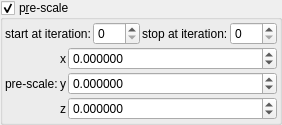
    <widget class="MyGroupBox" name="groupCheck_transf_function_enabled_false">
     <property name="toolTip">
      <string/>
     </property>
     <property name="title">
      <string>p&amp;re-scale</string>
     </property>
     <property name="checkable">
      <bool>true</bool>
     </property>
     <layout class="QVBoxLayout" name="verticalLayout_49">
      <property name="spacing">
       <number>2</number>
      </property>
      <property name="leftMargin">
       <number>2</number>
      </property>
      <property name="topMargin">
       <number>2</number>
      </property>
      <property name="rightMargin">
       <number>2</number>
      </property>
      <property name="bottomMargin">
       <number>2</number>
      </property>
      <item>
       <layout class="QHBoxLayout" name="horizontalLayout_18" stretch="0,1,0,1">
        <item>
         <widget class="QLabel" name="label_99">
          <property name="text">
           <string>start at iteration:</string>
          </property>
         </widget>
        </item>
        <item>
         <widget class="MySpinBox" name="spinboxInt_transf_start_iterations_D">
          <property name="sizePolicy">
           <sizepolicy hsizetype="Minimum" vsizetype="Maximum">
            <horstretch>0</horstretch>
            <verstretch>0</verstretch>
           </sizepolicy>
          </property>
          <property name="minimum">
           <number>0</number>
          </property>
          <property name="maximum">
           <number>999</number>
          </property>
          <property name="value">
           <number>0</number>
          </property>
         </widget>
        </item>
        <item>
         <widget class="QLabel" name="label_69">
          <property name="text">
           <string>stop at iteration:</string>
          </property>
         </widget>
        </item>
        <item>
         <widget class="MySpinBox" name="spinboxInt_transf_stop_iterations_D1">
          <property name="sizePolicy">
           <sizepolicy hsizetype="Preferred" vsizetype="Maximum">
            <horstretch>0</horstretch>
            <verstretch>0</verstretch>
           </sizepolicy>
          </property>
          <property name="maximum">
           <number>999</number>
          </property>
         </widget>
        </item>
       </layout>
      </item>
      <item>
       <layout class="QGridLayout" name="gridLayout_23" columnstretch="0,0,1">
        <property name="spacing">
         <number>2</number>
        </property>
        <item row="0" column="2">
         <widget class="MyDoubleSpinBox" name="spinbox3_transf_scale3D_111_x">
          <property name="sizePolicy">
           <sizepolicy hsizetype="Minimum" vsizetype="Maximum">
            <horstretch>0</horstretch>
            <verstretch>0</verstretch>
           </sizepolicy>
          </property>
          <property name="prefix">
           <string/>
          </property>
          <property name="decimals">
           <number>6</number>
          </property>
          <property name="minimum">
           <double>-99.989999999999995</double>
          </property>
          <property name="singleStep">
           <double>0.100000000000000</double>
          </property>
         </widget>
        </item>
        <item row="1" column="2">
         <widget class="MyDoubleSpinBox" name="spinbox3_transf_scale3D_111_y">
          <property name="sizePolicy">
           <sizepolicy hsizetype="Minimum" vsizetype="Maximum">
            <horstretch>0</horstretch>
            <verstretch>0</verstretch>
           </sizepolicy>
          </property>
          <property name="decimals">
           <number>6</number>
          </property>
          <property name="minimum">
           <double>-99.989999999999995</double>
          </property>
          <property name="maximum">
           <double>99.989999999999995</double>
          </property>
          <property name="singleStep">
           <double>0.100000000000000</double>
          </property>
         </widget>
        </item>
        <item row="0" column="1">
         <widget class="QLabel" name="label_120">
          <property name="text">
           <string notr="true">x</string>
          </property>
         </widget>
        </item>
        <item row="2" column="1">
         <widget class="QLabel" name="label_123">
          <property name="text">
           <string notr="true">z</string>
          </property>
         </widget>
        </item>
        <item row="1" column="1">
         <widget class="QLabel" name="label_121">
          <property name="text">
           <string notr="true">y</string>
          </property>
         </widget>
        </item>
        <item row="1" column="0">
         <widget class="QLabel" name="label_124">
          <property name="text">
           <string>pre-scale:</string>
          </property>
         </widget>
        </item>
        <item row="2" column="2">
         <widget class="MyDoubleSpinBox" name="spinbox3_transf_scale3D_111_z">
          <property name="sizePolicy">
           <sizepolicy hsizetype="Minimum" vsizetype="Maximum">
            <horstretch>0</horstretch>
            <verstretch>0</verstretch>
           </sizepolicy>
          </property>
          <property name="decimals">
           <number>6</number>
          </property>
          <property name="minimum">
           <double>-99.989999999999995</double>
          </property>
          <property name="maximum">
           <double>99.989999999999995</double>
          </property>
          <property name="singleStep">
           <double>0.100000000000000</double>
          </property>
         </widget>
        </item>
       </layout>
      </item>
     </layout>
    </widget>
